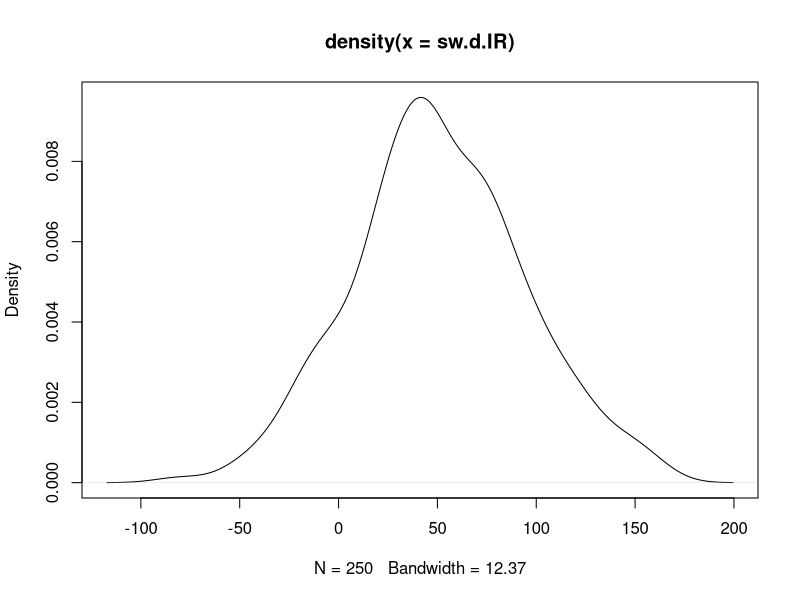
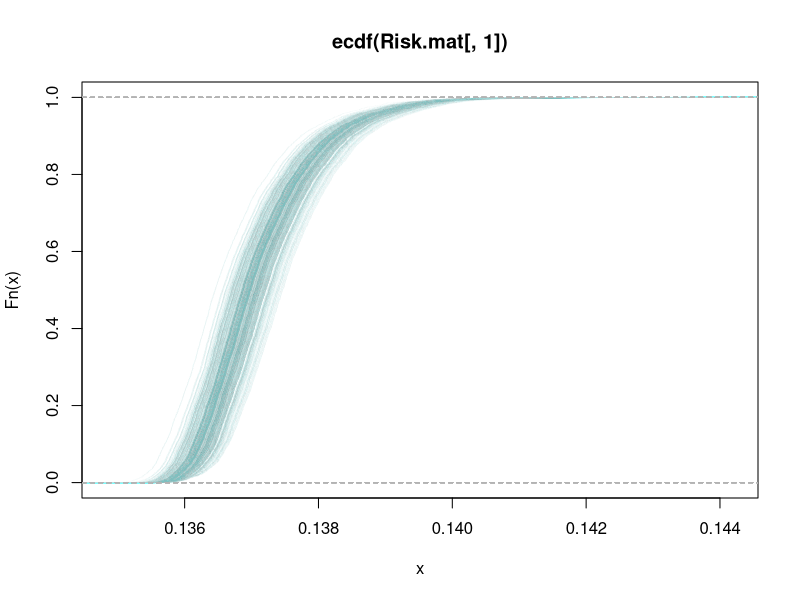

Generate these figures, in order, with R: (Note: this script raises an error after producing the figures.)
## ---- chunk 1
# A 2-D Monte Carlo simulation for the daily microbial exposure from drinking
# water consumption, swimming in surface water, and shellfish consumption
# for Example 6.18 from Quantitative Microbial Risk Assessment, 2nd Edition
# by Charles N. Haas, Joan B. Rose, and Charles P. Gerba. (Wiley, 2014).

# Copyright (c) Jane Pouzou
# License: CC BY-SA 4.0 - https://creativecommons.org/licenses/by-sa/4.0/

# ---------------------------------------------------------------------
# Clear workspace
# ---------------------------------------------------------------------

# Clear the workspace, unless you are running in knitr context.
if (!isTRUE(getOption('knitr.in.progress'))) {
    closeAllConnections()
    rm(list = ls())
}

# ---------------------------------------------------------------------
# Set options
# ---------------------------------------------------------------------

# Set display options for use with the print() function.
options(digits = 5)

# ---------------------------------------------------------------------
# Define variables
# ---------------------------------------------------------------------

# Define the deterministic factors.
shell.viral.load <- 1     # Shellfish viral loading (viruses/g)
dw.viral.load <- 0.001    # Drinking water viral loading (viruses/L)
shell.cons <- 0.135       # Shellfish consumption (viruses/day)
sw.viral.load <- 0.1      # Swmming in surface water viral loading (viruses/L)
sw.frequency <- 7         # Swimming frequency (swims/year)

# Define an integer to use when setting the seed of the random number generator.
seed <- 1

# Define a function to calculate estimated exposure risk.
Risk.fcn <- function(shell.vl, shell.cons, water.cons.L, dw.vl, sw.vl,
                     sw.daily.IR, sw.duration, sw.frequency) {
    ((shell.vl * shell.cons) + (water.cons.L * dw.vl) +
       ((sw.vl * (sw.daily.IR * sw.duration * sw.frequency)) / 365 / 1000))
}

# Define an empty matrix to hold the simulation results.
Risk.mat <- matrix(as.numeric(NA), nrow = 5000, ncol = 250)

# ---------------------------------------------------------------------
# Perform a 2-D Monte Carlo simulation
# ---------------------------------------------------------------------

# Generate 250 random samples from a normal distribution to estimate 
# ingestion rate (IR) in mL of surface water. The standard deviation 
# value of 45 used here is a fictitious example.
set.seed(seed)
sw.d.IR <- rnorm(250, mean = 50, sd = 45)

# Plot the kernel density estimates for surface water.
plot(density(sw.d.IR))

# Run 250 iterations of a 5000-sample simulation.
for (i in 1:250) {
    # Generate 5000 random samples from a log-normal distribution to estimate 
    # exposure from consumption of drinking water (ml/day). Divide by 1000 
    # mL/L to get consumption in liters/day.  Values for meanlog and sdlog 
    # are from the QMRA textbook (Haas et al. 2014), page 216, Table 6.30.
    set.seed(seed)
    water.cons.L <- rlnorm(n = 5000, meanlog = 7.49, sdlog = 0.407) / 1000
    
    # Plot the kernel density estimates for drinking water.
    #plot(density(water.cons.L))  # Uncomment this if you want to see these.
    
    # Sample 5000 times from a discrete distribution of swim duration with 
    # assigned probabilities of each outcome. These values are hypothetical 
    # and are not found in the text, but are defined here to provide an 
    # example of sampling from a discrete distribution.
    set.seed(seed)
    swim.duration <- sample(x = c(0.5, 1, 2, 2.6), size = 5000, 
                            replace = TRUE, prob = c(0.1, 0.1, 0.2, 0.6))
    
    # Compute 5000 daily dose simulations and store as a vector in a matrix.
    Risk.mat[,i] <- sapply(1:5000, function(j) 
        # Define a function to calculate esimated microbial exposure risk.
        Risk.fcn(water.cons.L = water.cons.L[j],
                 sw.duration = swim.duration[j],
                 shell.vl = shell.viral.load,
                 dw.vl = dw.viral.load,
                 shell.cons = shell.cons,
                 sw.vl = sw.viral.load,
                 sw.daily.IR = sw.d.IR[i],
                 sw.frequency = sw.frequency))
}

# Plot the empirical cumulative distribution for the first iteration.
plot(ecdf(Risk.mat[, 1]), col="#ADD8E605")

# Plot empirical cumulative distributions for additional iterations in blue.
for (j in 1:250) {
    plot(ecdf(Risk.mat[, j]), col="#ADD8E605", add = TRUE)
}

# ---------------------------------------------------------------------
# Repeat the simulation with mc2d
# ---------------------------------------------------------------------

# There are multiple ways to run the 2-D simulation depending on the 
# desired output. We will use mc() and mcmodelcut() from the mc2d package.

# Define a function to conditionally install and load a package.
load.pkg <- function(pkg) {
    if (! suppressWarnings(require(pkg, character.only = TRUE)) ) {
        install.packages(pkg, repos = 'http://cran.r-project.org')
        library(pkg, character.only = TRUE, quietly = TRUE)
    }
}

# Load required packages, installing first if necessary.
suppressMessages(load.pkg("mc2d"))
suppressMessages(load.pkg("PBSmodelling"))  # For unpackList()
# Or use library() and take your chances...

# Define an integer to use when setting the seed of the random number generator.
seed <- 1

# Set the number of simulations in the variability dimension.
ndvar(5000)

# Set the number of simulations in the uncertainty dimension. 
ndunc(250)

# Define a function to create mcnode objects for use by mc() and mcmodelcut().
create_mcnode_objects <- function() {
    # Values from Example 6.18 from Quantitative Microbial Risk Assessment, 
    # 2nd Edition by Charles N. Haas, Joan B. Rose, and Charles P. Gerba. 
    # (Wiley, 2014), pp. 215-216. Other fictitious values are noted below.
    
    # Return a list of mcnode objects.
    return(list(
        # Shellfish viral loading (viruses/g):
        shellfish.vl = mcstoc(runif, type = "V", min = 1, max = 1),
        # Shellfish consumption (g/day):
        shellfish.cons.g = mcstoc(runif, type = "V", min = 0.135, max = 0.135),
        # Drinking water viral loading (viruses/L):
        dw.vl = mcstoc(runif, type = "V", min = 0.001, max = 0.001),
        # Drinking water consumption (L/day):
        dw.cons.L = mcstoc(rlnorm, type = "V", meanlog = 7.49, sdlog = 0.407, 
                           seed = seed) / 1000,
        # Swmming in surface water viral loading (viruses/L):
        sw.vl = mcstoc(runif, type = "V", min = 0.1, max = 0.1),
        # Swimming daily ingenstion rate (mL/hour): fictitious sd = 45
        sw.daily.IR = mcstoc(rnorm, type = "U", mean = 50, sd = 45, 
                             seed = seed, rtrunc = TRUE, linf = 0),
        # Swimming duration (hours): fictitious discrete distribution
        sw.duration = mcstoc(rempiricalD, type = "V", 
                             values = c(0.5, 1, 2, 2.6), 
                             prob = c(0.1, 0.1, 0.2, 0.6)),
        # Swimming frequency (swims/year):
        sw.frequency = mcstoc(runif, type = "V", min = 7, max = 7)))
}

# Define a function to estimate exposure risk from mcnode objects.
calc_dose <- function(mcnodes) {
    with(mcnodes, ((shellfish.vl * shellfish.cons.g) + (dw.vl * dw.cons.L) +
       ((sw.vl * (sw.daily.IR * sw.duration * sw.frequency)) / 365 / 1000)))
}

# Create a Monte Carlo object from a set of mcnode objects.
dose1 <- mc(calc_dose(create_mcnode_objects()))

# Plot the Monte Carlo object.
plot(dose1)

# Get the item names of the mcnode object list to use with mcmodelcut().
mcnode.names <- names(create_mcnode_objects())

# Build (in three blocks) a mcmodelcut object for evaluation by evalmccut().
dosemccut <- mcmodelcut({
    # Block 1: Evaluate all of the 0, V and U nodes, returning mcnode objects.
    { unpackList(create_mcnode_objects()) }
    
    # Block2: Evaluate all of the VU nodes and return an mc object.
    { dose2 <- calc_dose(mget(mcnode.names))
      dosemod <- do.call(mc, mget(c(mcnode.names, "dose2"))) }

    # Block 3: Return a list of statistics refering to the mc object.
    { list(sum = summary(dosemod), plot = plot(dosemod, draw = FALSE)) }
})

# Evaluate the 2-D Monte Carlo model using a loop on the uncertainty dimension.
# Capture the text output and print when finished to save space in the report.
capture.output(x <- evalmccut(dosemccut, nsv = 5000, nsu = 250, seed = seed))

# Print a summary and a plot for the mccut object.
summary(x)
plot(x)

# Plot the empirical cumulative distribution for the estimated exposure.
expo.x <- x$plot$dose2
expo.l <- length(expo.x)
expo.y <- 1:expo.l/expo.l
plot(expo.x, expo.y, pch = 20, cex = 0.1, col='#ADD8E604', 
     main='ecdf(dose2)', ylab = 'Fn(x)', xlab = 'x')
abline(h = 0, col = "gray", lty = 2, lwd = 2)
abline(h = 1, col = "gray", lty = 2, lwd = 2)
